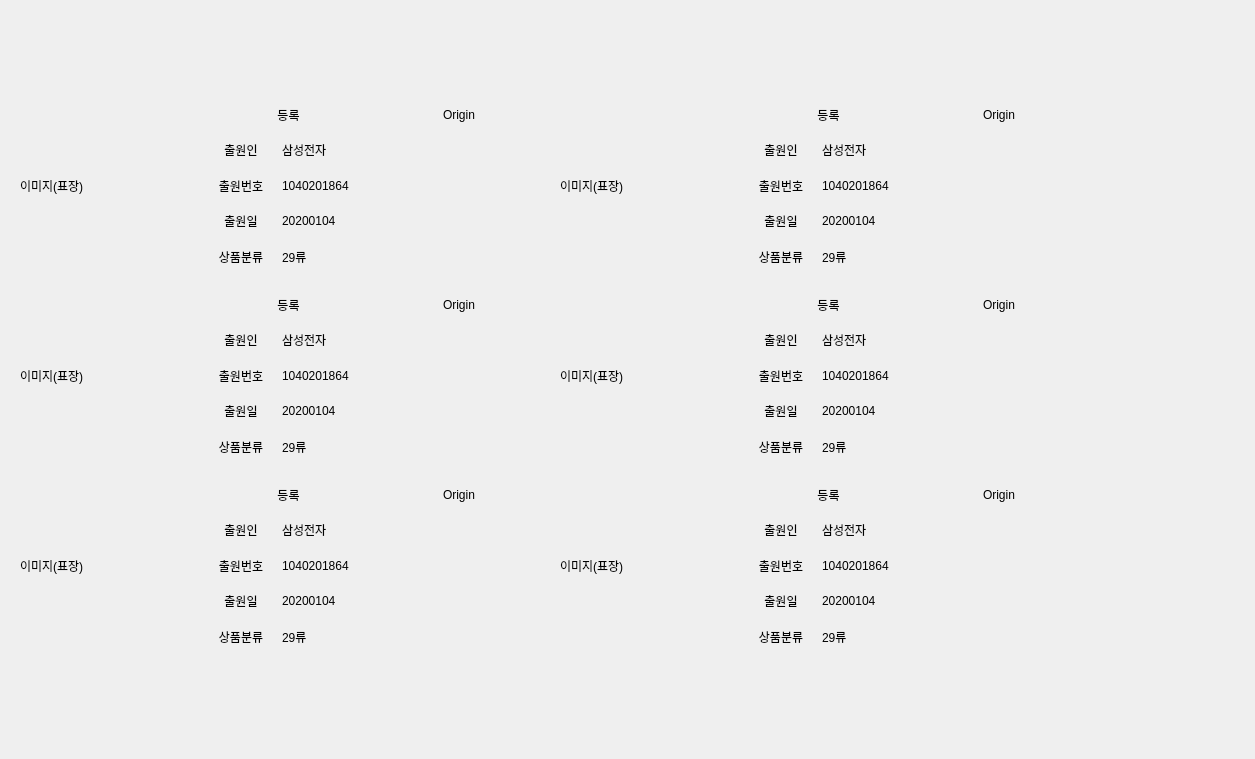
<?xml version="1.0" encoding="UTF-8"?>
<ui version="4.0">
 <class>Dialog</class>
 <widget class="QDialog" name="Dialog">
  <property name="geometry">
   <rect>
    <x>0</x>
    <y>0</y>
    <width>1255</width>
    <height>759</height>
   </rect>
  </property>
  <property name="windowTitle">
   <string>Dialog</string>
  </property>
  <widget class="QWidget" name="layoutWidget">
   <property name="geometry">
    <rect>
     <x>560</x>
     <y>100</y>
     <width>521</width>
     <height>171</height>
    </rect>
   </property>
   <layout class="QHBoxLayout" name="horizontalLayout_12">
    <item>
     <widget class="QLabel" name="label_11">
      <property name="maximumSize">
       <size>
        <width>180</width>
        <height>16777215</height>
       </size>
      </property>
      <property name="text">
       <string>이미지(표장)</string>
      </property>
     </widget>
    </item>
    <item>
     <layout class="QVBoxLayout" name="verticalLayout_4">
      <item>
       <layout class="QHBoxLayout" name="horizontalLayout_13">
        <item>
         <widget class="QLabel" name="label_37">
          <property name="maximumSize">
           <size>
            <width>16777215</width>
            <height>16777215</height>
           </size>
          </property>
          <property name="text">
           <string>등록</string>
          </property>
          <property name="alignment">
           <set>Qt::AlignCenter</set>
          </property>
         </widget>
        </item>
        <item>
         <widget class="QLabel" name="label_38">
          <property name="text">
           <string>Origin</string>
          </property>
          <property name="alignment">
           <set>Qt::AlignCenter</set>
          </property>
         </widget>
        </item>
       </layout>
      </item>
      <item>
       <layout class="QHBoxLayout" name="horizontalLayout_14">
        <item>
         <widget class="QLabel" name="label_12">
          <property name="maximumSize">
           <size>
            <width>70</width>
            <height>16777215</height>
           </size>
          </property>
          <property name="text">
           <string>출원인</string>
          </property>
          <property name="alignment">
           <set>Qt::AlignCenter</set>
          </property>
         </widget>
        </item>
        <item>
         <widget class="QLabel" name="label_43">
          <property name="text">
           <string>삼성전자</string>
          </property>
         </widget>
        </item>
       </layout>
      </item>
      <item>
       <layout class="QHBoxLayout" name="horizontalLayout_15">
        <item>
         <widget class="QLabel" name="label_44">
          <property name="maximumSize">
           <size>
            <width>70</width>
            <height>16777215</height>
           </size>
          </property>
          <property name="text">
           <string>출원번호</string>
          </property>
          <property name="alignment">
           <set>Qt::AlignCenter</set>
          </property>
         </widget>
        </item>
        <item>
         <widget class="QLabel" name="label_45">
          <property name="text">
           <string>1040201864</string>
          </property>
         </widget>
        </item>
       </layout>
      </item>
      <item>
       <layout class="QHBoxLayout" name="horizontalLayout_16">
        <item>
         <widget class="QLabel" name="label_46">
          <property name="maximumSize">
           <size>
            <width>70</width>
            <height>16777215</height>
           </size>
          </property>
          <property name="text">
           <string>출원일</string>
          </property>
          <property name="alignment">
           <set>Qt::AlignCenter</set>
          </property>
         </widget>
        </item>
        <item>
         <widget class="QLabel" name="label_47">
          <property name="text">
           <string>20200104</string>
          </property>
         </widget>
        </item>
       </layout>
      </item>
      <item>
       <layout class="QHBoxLayout" name="horizontalLayout_17">
        <item>
         <widget class="QLabel" name="label_48">
          <property name="maximumSize">
           <size>
            <width>70</width>
            <height>16777215</height>
           </size>
          </property>
          <property name="text">
           <string>상품분류</string>
          </property>
          <property name="alignment">
           <set>Qt::AlignCenter</set>
          </property>
         </widget>
        </item>
        <item>
         <widget class="QLabel" name="label_49">
          <property name="text">
           <string>29류</string>
          </property>
         </widget>
        </item>
       </layout>
      </item>
     </layout>
    </item>
   </layout>
  </widget>
  <widget class="QWidget" name="layoutWidget_2">
   <property name="geometry">
    <rect>
     <x>20</x>
     <y>290</y>
     <width>521</width>
     <height>171</height>
    </rect>
   </property>
   <layout class="QHBoxLayout" name="horizontalLayout_18">
    <item>
     <widget class="QLabel" name="label_13">
      <property name="maximumSize">
       <size>
        <width>180</width>
        <height>16777215</height>
       </size>
      </property>
      <property name="text">
       <string>이미지(표장)</string>
      </property>
     </widget>
    </item>
    <item>
     <layout class="QVBoxLayout" name="verticalLayout_5">
      <item>
       <layout class="QHBoxLayout" name="horizontalLayout_19">
        <item>
         <widget class="QLabel" name="label_50">
          <property name="maximumSize">
           <size>
            <width>16777215</width>
            <height>16777215</height>
           </size>
          </property>
          <property name="text">
           <string>등록</string>
          </property>
          <property name="alignment">
           <set>Qt::AlignCenter</set>
          </property>
         </widget>
        </item>
        <item>
         <widget class="QLabel" name="label_51">
          <property name="text">
           <string>Origin</string>
          </property>
          <property name="alignment">
           <set>Qt::AlignCenter</set>
          </property>
         </widget>
        </item>
       </layout>
      </item>
      <item>
       <layout class="QHBoxLayout" name="horizontalLayout_20">
        <item>
         <widget class="QLabel" name="label_14">
          <property name="maximumSize">
           <size>
            <width>70</width>
            <height>16777215</height>
           </size>
          </property>
          <property name="text">
           <string>출원인</string>
          </property>
          <property name="alignment">
           <set>Qt::AlignCenter</set>
          </property>
         </widget>
        </item>
        <item>
         <widget class="QLabel" name="label_52">
          <property name="text">
           <string>삼성전자</string>
          </property>
         </widget>
        </item>
       </layout>
      </item>
      <item>
       <layout class="QHBoxLayout" name="horizontalLayout_21">
        <item>
         <widget class="QLabel" name="label_53">
          <property name="maximumSize">
           <size>
            <width>70</width>
            <height>16777215</height>
           </size>
          </property>
          <property name="text">
           <string>출원번호</string>
          </property>
          <property name="alignment">
           <set>Qt::AlignCenter</set>
          </property>
         </widget>
        </item>
        <item>
         <widget class="QLabel" name="label_54">
          <property name="text">
           <string>1040201864</string>
          </property>
         </widget>
        </item>
       </layout>
      </item>
      <item>
       <layout class="QHBoxLayout" name="horizontalLayout_22">
        <item>
         <widget class="QLabel" name="label_55">
          <property name="maximumSize">
           <size>
            <width>70</width>
            <height>16777215</height>
           </size>
          </property>
          <property name="text">
           <string>출원일</string>
          </property>
          <property name="alignment">
           <set>Qt::AlignCenter</set>
          </property>
         </widget>
        </item>
        <item>
         <widget class="QLabel" name="label_56">
          <property name="text">
           <string>20200104</string>
          </property>
         </widget>
        </item>
       </layout>
      </item>
      <item>
       <layout class="QHBoxLayout" name="horizontalLayout_23">
        <item>
         <widget class="QLabel" name="label_57">
          <property name="maximumSize">
           <size>
            <width>70</width>
            <height>16777215</height>
           </size>
          </property>
          <property name="text">
           <string>상품분류</string>
          </property>
          <property name="alignment">
           <set>Qt::AlignCenter</set>
          </property>
         </widget>
        </item>
        <item>
         <widget class="QLabel" name="label_58">
          <property name="text">
           <string>29류</string>
          </property>
         </widget>
        </item>
       </layout>
      </item>
     </layout>
    </item>
   </layout>
  </widget>
  <widget class="QWidget" name="layoutWidget_3">
   <property name="geometry">
    <rect>
     <x>560</x>
     <y>290</y>
     <width>521</width>
     <height>171</height>
    </rect>
   </property>
   <layout class="QHBoxLayout" name="horizontalLayout_24">
    <item>
     <widget class="QLabel" name="label_15">
      <property name="maximumSize">
       <size>
        <width>180</width>
        <height>16777215</height>
       </size>
      </property>
      <property name="text">
       <string>이미지(표장)</string>
      </property>
     </widget>
    </item>
    <item>
     <layout class="QVBoxLayout" name="verticalLayout_6">
      <item>
       <layout class="QHBoxLayout" name="horizontalLayout_25">
        <item>
         <widget class="QLabel" name="label_59">
          <property name="maximumSize">
           <size>
            <width>16777215</width>
            <height>16777215</height>
           </size>
          </property>
          <property name="text">
           <string>등록</string>
          </property>
          <property name="alignment">
           <set>Qt::AlignCenter</set>
          </property>
         </widget>
        </item>
        <item>
         <widget class="QLabel" name="label_60">
          <property name="text">
           <string>Origin</string>
          </property>
          <property name="alignment">
           <set>Qt::AlignCenter</set>
          </property>
         </widget>
        </item>
       </layout>
      </item>
      <item>
       <layout class="QHBoxLayout" name="horizontalLayout_26">
        <item>
         <widget class="QLabel" name="label_16">
          <property name="maximumSize">
           <size>
            <width>70</width>
            <height>16777215</height>
           </size>
          </property>
          <property name="text">
           <string>출원인</string>
          </property>
          <property name="alignment">
           <set>Qt::AlignCenter</set>
          </property>
         </widget>
        </item>
        <item>
         <widget class="QLabel" name="label_61">
          <property name="text">
           <string>삼성전자</string>
          </property>
         </widget>
        </item>
       </layout>
      </item>
      <item>
       <layout class="QHBoxLayout" name="horizontalLayout_27">
        <item>
         <widget class="QLabel" name="label_62">
          <property name="maximumSize">
           <size>
            <width>70</width>
            <height>16777215</height>
           </size>
          </property>
          <property name="text">
           <string>출원번호</string>
          </property>
          <property name="alignment">
           <set>Qt::AlignCenter</set>
          </property>
         </widget>
        </item>
        <item>
         <widget class="QLabel" name="label_63">
          <property name="text">
           <string>1040201864</string>
          </property>
         </widget>
        </item>
       </layout>
      </item>
      <item>
       <layout class="QHBoxLayout" name="horizontalLayout_28">
        <item>
         <widget class="QLabel" name="label_64">
          <property name="maximumSize">
           <size>
            <width>70</width>
            <height>16777215</height>
           </size>
          </property>
          <property name="text">
           <string>출원일</string>
          </property>
          <property name="alignment">
           <set>Qt::AlignCenter</set>
          </property>
         </widget>
        </item>
        <item>
         <widget class="QLabel" name="label_65">
          <property name="text">
           <string>20200104</string>
          </property>
         </widget>
        </item>
       </layout>
      </item>
      <item>
       <layout class="QHBoxLayout" name="horizontalLayout_29">
        <item>
         <widget class="QLabel" name="label_66">
          <property name="maximumSize">
           <size>
            <width>70</width>
            <height>16777215</height>
           </size>
          </property>
          <property name="text">
           <string>상품분류</string>
          </property>
          <property name="alignment">
           <set>Qt::AlignCenter</set>
          </property>
         </widget>
        </item>
        <item>
         <widget class="QLabel" name="label_67">
          <property name="text">
           <string>29류</string>
          </property>
         </widget>
        </item>
       </layout>
      </item>
     </layout>
    </item>
   </layout>
  </widget>
  <widget class="QWidget" name="layoutWidget_4">
   <property name="geometry">
    <rect>
     <x>560</x>
     <y>480</y>
     <width>521</width>
     <height>171</height>
    </rect>
   </property>
   <layout class="QHBoxLayout" name="horizontalLayout_30">
    <item>
     <widget class="QLabel" name="label_17">
      <property name="maximumSize">
       <size>
        <width>180</width>
        <height>16777215</height>
       </size>
      </property>
      <property name="text">
       <string>이미지(표장)</string>
      </property>
     </widget>
    </item>
    <item>
     <layout class="QVBoxLayout" name="verticalLayout_7">
      <item>
       <layout class="QHBoxLayout" name="horizontalLayout_31">
        <item>
         <widget class="QLabel" name="label_68">
          <property name="maximumSize">
           <size>
            <width>16777215</width>
            <height>16777215</height>
           </size>
          </property>
          <property name="text">
           <string>등록</string>
          </property>
          <property name="alignment">
           <set>Qt::AlignCenter</set>
          </property>
         </widget>
        </item>
        <item>
         <widget class="QLabel" name="label_69">
          <property name="text">
           <string>Origin</string>
          </property>
          <property name="alignment">
           <set>Qt::AlignCenter</set>
          </property>
         </widget>
        </item>
       </layout>
      </item>
      <item>
       <layout class="QHBoxLayout" name="horizontalLayout_32">
        <item>
         <widget class="QLabel" name="label_18">
          <property name="maximumSize">
           <size>
            <width>70</width>
            <height>16777215</height>
           </size>
          </property>
          <property name="text">
           <string>출원인</string>
          </property>
          <property name="alignment">
           <set>Qt::AlignCenter</set>
          </property>
         </widget>
        </item>
        <item>
         <widget class="QLabel" name="label_70">
          <property name="text">
           <string>삼성전자</string>
          </property>
         </widget>
        </item>
       </layout>
      </item>
      <item>
       <layout class="QHBoxLayout" name="horizontalLayout_33">
        <item>
         <widget class="QLabel" name="label_71">
          <property name="maximumSize">
           <size>
            <width>70</width>
            <height>16777215</height>
           </size>
          </property>
          <property name="text">
           <string>출원번호</string>
          </property>
          <property name="alignment">
           <set>Qt::AlignCenter</set>
          </property>
         </widget>
        </item>
        <item>
         <widget class="QLabel" name="label_72">
          <property name="text">
           <string>1040201864</string>
          </property>
         </widget>
        </item>
       </layout>
      </item>
      <item>
       <layout class="QHBoxLayout" name="horizontalLayout_34">
        <item>
         <widget class="QLabel" name="label_73">
          <property name="maximumSize">
           <size>
            <width>70</width>
            <height>16777215</height>
           </size>
          </property>
          <property name="text">
           <string>출원일</string>
          </property>
          <property name="alignment">
           <set>Qt::AlignCenter</set>
          </property>
         </widget>
        </item>
        <item>
         <widget class="QLabel" name="label_74">
          <property name="text">
           <string>20200104</string>
          </property>
         </widget>
        </item>
       </layout>
      </item>
      <item>
       <layout class="QHBoxLayout" name="horizontalLayout_35">
        <item>
         <widget class="QLabel" name="label_75">
          <property name="maximumSize">
           <size>
            <width>70</width>
            <height>16777215</height>
           </size>
          </property>
          <property name="text">
           <string>상품분류</string>
          </property>
          <property name="alignment">
           <set>Qt::AlignCenter</set>
          </property>
         </widget>
        </item>
        <item>
         <widget class="QLabel" name="label_76">
          <property name="text">
           <string>29류</string>
          </property>
         </widget>
        </item>
       </layout>
      </item>
     </layout>
    </item>
   </layout>
  </widget>
  <widget class="QWidget" name="layoutWidget_5">
   <property name="geometry">
    <rect>
     <x>20</x>
     <y>480</y>
     <width>521</width>
     <height>171</height>
    </rect>
   </property>
   <layout class="QHBoxLayout" name="horizontalLayout_36">
    <item>
     <widget class="QLabel" name="label_19">
      <property name="maximumSize">
       <size>
        <width>180</width>
        <height>16777215</height>
       </size>
      </property>
      <property name="text">
       <string>이미지(표장)</string>
      </property>
     </widget>
    </item>
    <item>
     <layout class="QVBoxLayout" name="verticalLayout_8">
      <item>
       <layout class="QHBoxLayout" name="horizontalLayout_37">
        <item>
         <widget class="QLabel" name="label_77">
          <property name="maximumSize">
           <size>
            <width>16777215</width>
            <height>16777215</height>
           </size>
          </property>
          <property name="text">
           <string>등록</string>
          </property>
          <property name="alignment">
           <set>Qt::AlignCenter</set>
          </property>
         </widget>
        </item>
        <item>
         <widget class="QLabel" name="label_78">
          <property name="text">
           <string>Origin</string>
          </property>
          <property name="alignment">
           <set>Qt::AlignCenter</set>
          </property>
         </widget>
        </item>
       </layout>
      </item>
      <item>
       <layout class="QHBoxLayout" name="horizontalLayout_38">
        <item>
         <widget class="QLabel" name="label_20">
          <property name="maximumSize">
           <size>
            <width>70</width>
            <height>16777215</height>
           </size>
          </property>
          <property name="text">
           <string>출원인</string>
          </property>
          <property name="alignment">
           <set>Qt::AlignCenter</set>
          </property>
         </widget>
        </item>
        <item>
         <widget class="QLabel" name="label_79">
          <property name="text">
           <string>삼성전자</string>
          </property>
         </widget>
        </item>
       </layout>
      </item>
      <item>
       <layout class="QHBoxLayout" name="horizontalLayout_39">
        <item>
         <widget class="QLabel" name="label_80">
          <property name="maximumSize">
           <size>
            <width>70</width>
            <height>16777215</height>
           </size>
          </property>
          <property name="text">
           <string>출원번호</string>
          </property>
          <property name="alignment">
           <set>Qt::AlignCenter</set>
          </property>
         </widget>
        </item>
        <item>
         <widget class="QLabel" name="label_81">
          <property name="text">
           <string>1040201864</string>
          </property>
         </widget>
        </item>
       </layout>
      </item>
      <item>
       <layout class="QHBoxLayout" name="horizontalLayout_40">
        <item>
         <widget class="QLabel" name="label_82">
          <property name="maximumSize">
           <size>
            <width>70</width>
            <height>16777215</height>
           </size>
          </property>
          <property name="text">
           <string>출원일</string>
          </property>
          <property name="alignment">
           <set>Qt::AlignCenter</set>
          </property>
         </widget>
        </item>
        <item>
         <widget class="QLabel" name="label_83">
          <property name="text">
           <string>20200104</string>
          </property>
         </widget>
        </item>
       </layout>
      </item>
      <item>
       <layout class="QHBoxLayout" name="horizontalLayout_41">
        <item>
         <widget class="QLabel" name="label_84">
          <property name="maximumSize">
           <size>
            <width>70</width>
            <height>16777215</height>
           </size>
          </property>
          <property name="text">
           <string>상품분류</string>
          </property>
          <property name="alignment">
           <set>Qt::AlignCenter</set>
          </property>
         </widget>
        </item>
        <item>
         <widget class="QLabel" name="label_85">
          <property name="text">
           <string>29류</string>
          </property>
         </widget>
        </item>
       </layout>
      </item>
     </layout>
    </item>
   </layout>
  </widget>
  <widget class="QWidget" name="">
   <property name="geometry">
    <rect>
     <x>20</x>
     <y>100</y>
     <width>521</width>
     <height>171</height>
    </rect>
   </property>
   <layout class="QHBoxLayout" name="horizontalLayout_10">
    <item>
     <widget class="QLabel" name="label_9">
      <property name="maximumSize">
       <size>
        <width>180</width>
        <height>16777215</height>
       </size>
      </property>
      <property name="text">
       <string>이미지(표장)</string>
      </property>
     </widget>
    </item>
    <item>
     <layout class="QVBoxLayout" name="verticalLayout_3">
      <item>
       <layout class="QHBoxLayout" name="horizontalLayout_5">
        <item>
         <widget class="QLabel" name="label_28">
          <property name="maximumSize">
           <size>
            <width>16777215</width>
            <height>16777215</height>
           </size>
          </property>
          <property name="text">
           <string>등록</string>
          </property>
          <property name="alignment">
           <set>Qt::AlignCenter</set>
          </property>
         </widget>
        </item>
        <item>
         <widget class="QLabel" name="label_29">
          <property name="text">
           <string>Origin</string>
          </property>
          <property name="alignment">
           <set>Qt::AlignCenter</set>
          </property>
         </widget>
        </item>
       </layout>
      </item>
      <item>
       <layout class="QHBoxLayout" name="horizontalLayout_6">
        <item>
         <widget class="QLabel" name="label_10">
          <property name="maximumSize">
           <size>
            <width>70</width>
            <height>16777215</height>
           </size>
          </property>
          <property name="text">
           <string>출원인</string>
          </property>
          <property name="alignment">
           <set>Qt::AlignCenter</set>
          </property>
         </widget>
        </item>
        <item>
         <widget class="QLabel" name="label_34">
          <property name="text">
           <string>삼성전자</string>
          </property>
         </widget>
        </item>
       </layout>
      </item>
      <item>
       <layout class="QHBoxLayout" name="horizontalLayout_7">
        <item>
         <widget class="QLabel" name="label_31">
          <property name="maximumSize">
           <size>
            <width>70</width>
            <height>16777215</height>
           </size>
          </property>
          <property name="text">
           <string>출원번호</string>
          </property>
          <property name="alignment">
           <set>Qt::AlignCenter</set>
          </property>
         </widget>
        </item>
        <item>
         <widget class="QLabel" name="label_36">
          <property name="text">
           <string>1040201864</string>
          </property>
         </widget>
        </item>
       </layout>
      </item>
      <item>
       <layout class="QHBoxLayout" name="horizontalLayout_8">
        <item>
         <widget class="QLabel" name="label_30">
          <property name="maximumSize">
           <size>
            <width>70</width>
            <height>16777215</height>
           </size>
          </property>
          <property name="text">
           <string>출원일</string>
          </property>
          <property name="alignment">
           <set>Qt::AlignCenter</set>
          </property>
         </widget>
        </item>
        <item>
         <widget class="QLabel" name="label_35">
          <property name="text">
           <string>20200104</string>
          </property>
         </widget>
        </item>
       </layout>
      </item>
      <item>
       <layout class="QHBoxLayout" name="horizontalLayout_9">
        <item>
         <widget class="QLabel" name="label_32">
          <property name="maximumSize">
           <size>
            <width>70</width>
            <height>16777215</height>
           </size>
          </property>
          <property name="text">
           <string>상품분류</string>
          </property>
          <property name="alignment">
           <set>Qt::AlignCenter</set>
          </property>
         </widget>
        </item>
        <item>
         <widget class="QLabel" name="label_33">
          <property name="text">
           <string>29류</string>
          </property>
         </widget>
        </item>
       </layout>
      </item>
     </layout>
    </item>
   </layout>
  </widget>
 </widget>
 <resources/>
 <connections/>
</ui>
